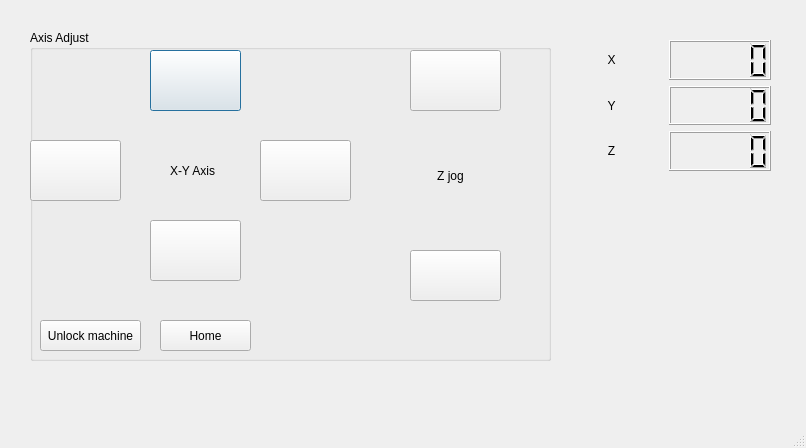
<?xml version="1.0" encoding="UTF-8"?>
<ui version="4.0">
 <class>Dialog</class>
 <widget class="QDialog" name="Dialog">
  <property name="geometry">
   <rect>
    <x>0</x>
    <y>0</y>
    <width>806</width>
    <height>448</height>
   </rect>
  </property>
  <property name="windowTitle">
   <string>Dialog</string>
  </property>
  <property name="sizeGripEnabled">
   <bool>true</bool>
  </property>
  <widget class="QGroupBox" name="groupBox">
   <property name="geometry">
    <rect>
     <x>30</x>
     <y>30</y>
     <width>521</width>
     <height>331</height>
    </rect>
   </property>
   <property name="title">
    <string>Axis Adjust</string>
   </property>
   <widget class="QPushButton" name="yAxisup">
    <property name="geometry">
     <rect>
      <x>120</x>
      <y>20</y>
      <width>91</width>
      <height>61</height>
     </rect>
    </property>
    <property name="text">
     <string/>
    </property>
    <property name="icon">
     <iconset>
      <normaloff>../icon/arrow-up-b.png</normaloff>../icon/arrow-up-b.png</iconset>
    </property>
    <property name="iconSize">
     <size>
      <width>30</width>
      <height>30</height>
     </size>
    </property>
   </widget>
   <widget class="QPushButton" name="xAxisleft">
    <property name="geometry">
     <rect>
      <x>0</x>
      <y>110</y>
      <width>91</width>
      <height>61</height>
     </rect>
    </property>
    <property name="text">
     <string/>
    </property>
    <property name="icon">
     <iconset>
      <normaloff>../icon/arrow-left-b.png</normaloff>../icon/arrow-left-b.png</iconset>
    </property>
    <property name="iconSize">
     <size>
      <width>30</width>
      <height>30</height>
     </size>
    </property>
   </widget>
   <widget class="QPushButton" name="xAxisrigh">
    <property name="geometry">
     <rect>
      <x>230</x>
      <y>110</y>
      <width>91</width>
      <height>61</height>
     </rect>
    </property>
    <property name="text">
     <string/>
    </property>
    <property name="icon">
     <iconset>
      <normaloff>../icon/arrow-right-b.png</normaloff>../icon/arrow-right-b.png</iconset>
    </property>
    <property name="iconSize">
     <size>
      <width>30</width>
      <height>30</height>
     </size>
    </property>
   </widget>
   <widget class="QPushButton" name="yAxisdown">
    <property name="geometry">
     <rect>
      <x>120</x>
      <y>190</y>
      <width>91</width>
      <height>61</height>
     </rect>
    </property>
    <property name="text">
     <string/>
    </property>
    <property name="icon">
     <iconset>
      <normaloff>../icon/arrow-down-b.png</normaloff>../icon/arrow-down-b.png</iconset>
    </property>
    <property name="iconSize">
     <size>
      <width>30</width>
      <height>30</height>
     </size>
    </property>
   </widget>
   <widget class="QPushButton" name="zupButton">
    <property name="geometry">
     <rect>
      <x>380</x>
      <y>20</y>
      <width>91</width>
      <height>61</height>
     </rect>
    </property>
    <property name="text">
     <string/>
    </property>
    <property name="icon">
     <iconset>
      <normaloff>../icon/arrow-up-a.png</normaloff>../icon/arrow-up-a.png</iconset>
    </property>
    <property name="iconSize">
     <size>
      <width>30</width>
      <height>30</height>
     </size>
    </property>
   </widget>
   <widget class="QPushButton" name="zdownButton">
    <property name="geometry">
     <rect>
      <x>380</x>
      <y>220</y>
      <width>91</width>
      <height>51</height>
     </rect>
    </property>
    <property name="text">
     <string/>
    </property>
    <property name="icon">
     <iconset>
      <normaloff>../icon/arrow-down-a.png</normaloff>../icon/arrow-down-a.png</iconset>
    </property>
    <property name="iconSize">
     <size>
      <width>30</width>
      <height>30</height>
     </size>
    </property>
   </widget>
   <widget class="QLabel" name="label">
    <property name="geometry">
     <rect>
      <x>380</x>
      <y>130</y>
      <width>81</width>
      <height>31</height>
     </rect>
    </property>
    <property name="text">
     <string>Z jog</string>
    </property>
    <property name="alignment">
     <set>Qt::AlignCenter</set>
    </property>
   </widget>
   <widget class="QPushButton" name="unlockMachine">
    <property name="geometry">
     <rect>
      <x>10</x>
      <y>290</y>
      <width>101</width>
      <height>31</height>
     </rect>
    </property>
    <property name="text">
     <string>Unlock machine</string>
    </property>
   </widget>
   <widget class="QLabel" name="label_2">
    <property name="geometry">
     <rect>
      <x>140</x>
      <y>130</y>
      <width>51</width>
      <height>21</height>
     </rect>
    </property>
    <property name="text">
     <string>X-Y Axis</string>
    </property>
   </widget>
   <widget class="QPushButton" name="homeButton">
    <property name="geometry">
     <rect>
      <x>130</x>
      <y>290</y>
      <width>91</width>
      <height>31</height>
     </rect>
    </property>
    <property name="text">
     <string>Home</string>
    </property>
   </widget>
  </widget>
  <widget class="QWidget" name="gridLayoutWidget">
   <property name="geometry">
    <rect>
     <x>560</x>
     <y>40</y>
     <width>211</width>
     <height>131</height>
    </rect>
   </property>
   <layout class="QGridLayout" name="gridLayout">
    <item row="0" column="0">
     <widget class="QLabel" name="label_3">
      <property name="text">
       <string>X</string>
      </property>
      <property name="alignment">
       <set>Qt::AlignCenter</set>
      </property>
     </widget>
    </item>
    <item row="0" column="1">
     <widget class="QLCDNumber" name="xAxis"/>
    </item>
    <item row="1" column="0">
     <widget class="QLabel" name="label_4">
      <property name="text">
       <string>Y</string>
      </property>
      <property name="alignment">
       <set>Qt::AlignCenter</set>
      </property>
     </widget>
    </item>
    <item row="1" column="1">
     <widget class="QLCDNumber" name="yAxis"/>
    </item>
    <item row="2" column="1">
     <widget class="QLCDNumber" name="zAxis"/>
    </item>
    <item row="2" column="0">
     <widget class="QLabel" name="label_5">
      <property name="text">
       <string>Z</string>
      </property>
      <property name="alignment">
       <set>Qt::AlignCenter</set>
      </property>
     </widget>
    </item>
   </layout>
  </widget>
 </widget>
 <resources/>
 <connections/>
</ui>
